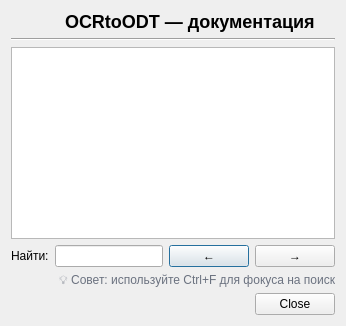
<?xml version="1.0" encoding="UTF-8"?>
<ui version="4.0">
 <class>HelpDialog</class>
 <widget class="QDialog" name="HelpDialog">
  <property name="windowTitle">
   <string>Справка OCRtoODT</string>
  </property>
  <layout class="QVBoxLayout" name="verticalLayoutMain">

   <!-- Верхняя часть: логотип + заголовок -->
   <item>
    <layout class="QHBoxLayout" name="layoutHeader">
     <item>
      <widget class="QLabel" name="lblLogo">
       <property name="pixmap">
        <pixmap>resources/icons/help.svg</pixmap>
       </property>
       <property name="alignment">
        <set>Qt::AlignCenter</set>
       </property>
       <property name="maximumSize">
        <size>
         <width>48</width>
         <height>48</height>
        </size>
       </property>
      </widget>
     </item>
     <item>
      <widget class="QLabel" name="lblTitle">
       <property name="text">
        <string>&lt;h2&gt;OCRtoODT — документация&lt;/h2&gt;</string>
       </property>
       <property name="alignment">
        <set>Qt::AlignVCenter|Qt::AlignLeft</set>
       </property>
      </widget>
     </item>
    </layout>
   </item>

   <!-- Горизонтальная линия -->
   <item>
    <widget class="Line" name="lineHeader">
     <property name="orientation">
      <enum>Qt::Horizontal</enum>
     </property>
    </widget>
   </item>

   <!-- Основная область со справкой -->
   <item>
    <widget class="QTextBrowser" name="textBrowser">
     <property name="readOnly">
      <bool>true</bool>
     </property>
     <property name="openExternalLinks">
      <bool>true</bool>
     </property>
    </widget>
   </item>

   <!-- Поисковая панель -->
   <item>
    <layout class="QHBoxLayout" name="layoutSearch">
     <item>
      <widget class="QLabel" name="lblFind">
       <property name="text">
        <string>Найти:</string>
       </property>
      </widget>
     </item>
     <item>
      <widget class="QLineEdit" name="editFind"/>
     </item>
     <item>
      <widget class="QPushButton" name="btnPrev">
       <property name="text">
        <string>←</string>
       </property>
      </widget>
     </item>
     <item>
      <widget class="QPushButton" name="btnNext">
       <property name="text">
        <string>→</string>
       </property>
      </widget>
     </item>
    </layout>
   </item>

   <!-- Подпись Ctrl+F -->
   <item>
    <widget class="QLabel" name="lblHint">
     <property name="text">
      <string>💡 Совет: используйте Ctrl+F для фокуса на поиск</string>
     </property>
     <property name="alignment">
      <set>Qt::AlignRight|Qt::AlignVCenter</set>
     </property>
     <property name="styleSheet">
      <string notr="true">color: #6b7280; font-size: 9pt;</string>
     </property>
    </widget>
   </item>

   <!-- Кнопка Закрыть -->
   <item alignment="Qt::AlignRight">
    <widget class="QDialogButtonBox" name="buttonBox">
     <property name="standardButtons">
      <set>QDialogButtonBox::Close</set>
     </property>
    </widget>
   </item>

  </layout>
 </widget>
 <resources/>
 <connections/>
</ui>
